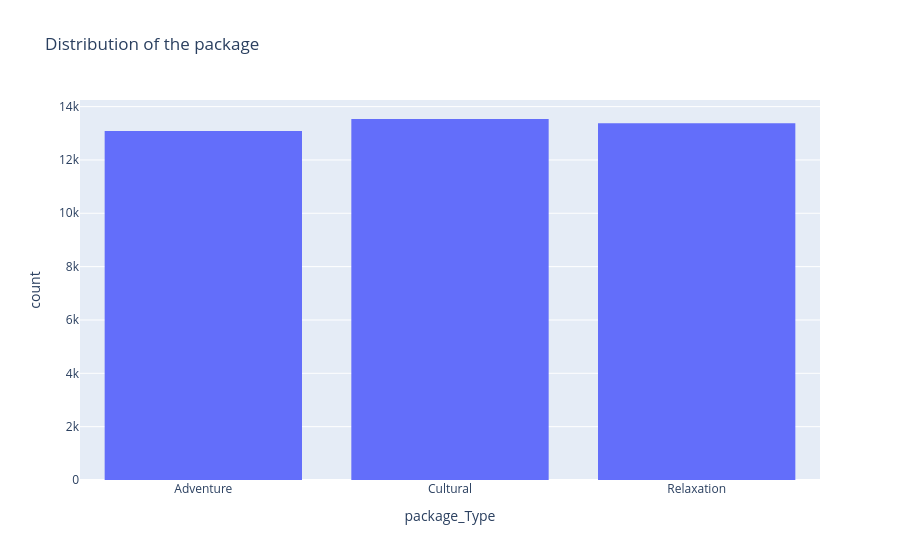

Notebook cell for this chart:
### Code cell
px.histogram(train, x="package_Type", title="Distribution of the package")

### Figure 1 — Plotly figure (JSON) as saved in the notebook; plotly's stock layout.template omitted (floating-point values rounded to 4 significant figures; data arrays with more than 128 entries replaced by an {"elided": "..."} marker saying what was removed)
{"data": [{"bingroup": "x", "hovertemplate": "package_Type=%{x}<br>count=%{y}<extra></extra>", "legendgroup": "", "marker": {"color": "#636efa", "pattern": {"shape": ""}}, "name": "", "orientation": "v", "showlegend": false, "type": "histogram", "x": {"elided": "40000 str values"}, "xaxis": "x", "yaxis": "y"}], "layout": {"barmode": "relative", "legend": {"tracegroupgap": 0}, "title": {"text": "Distribution of the package"}, "xaxis": {"anchor": "y", "domain": [0, 1], "title": {"text": "package_Type"}}, "yaxis": {"anchor": "x", "domain": [0, 1], "title": {"text": "count"}}}}
